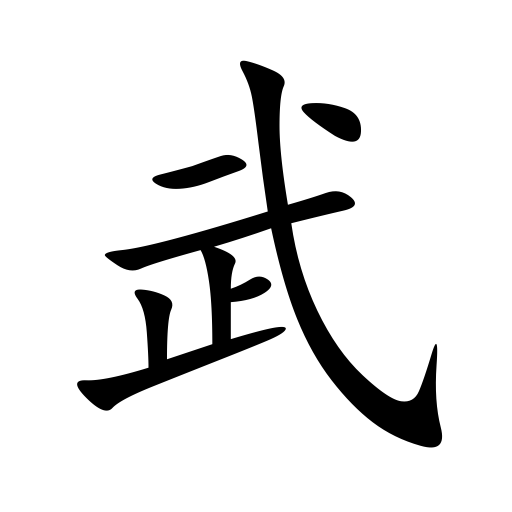
#> input picture data/raw/targets/wu_kaishu_target.png, 512 x 512 px
$ python -i image_preprocessing.py   (imports and definitions only)
#> lines starting #> are read from the running program, lines starting #| are printed output that depends on the picture; after the words box and inside, x2 and y2 are one past the last pixel; in counts of white or black regions, pixels touching at a corner belong together
from pathlib import Path
from typing import Any, Dict, Tuple

import numpy as np
from PIL import Image


DEFAULT_CANVAS_PADDING = 4
DEFAULT_CONTRAST_FLOOR = 0.08


def _as_grayscale_float(image: Any) -> np.ndarray:
    """Convert supported image inputs to a two-dimensional [0, 1] array."""
    if hasattr(image, "detach"):
        array = image.detach().cpu().numpy()
    elif isinstance(image, Image.Image):
        array = np.asarray(image.convert("L"))
    else:
        array = np.asarray(image)

    if array.ndim == 3:
        if array.shape[0] in (1, 3, 4):
            array = array[0] if array.shape[0] == 1 else array[:3].mean(axis=0)
        else:
            array = array[..., 0] if array.shape[-1] == 1 else array[..., :3].mean(axis=-1)
    if array.ndim != 2:
        raise ValueError(f"Character image must be 2-D after grayscale conversion, got {array.shape}")

    array = array.astype(np.float32, copy=False)
    if float(array.max(initial=0.0)) > 1.0:
        array = array / 255.0
    return np.clip(array, 0.0, 1.0)


def _border_pixels(array: np.ndarray) -> np.ndarray:
    if min(array.shape) < 2:
        return array.reshape(-1)
    return np.concatenate((array[0], array[-1], array[1:-1, 0], array[1:-1, -1]))


def normalize_image_polarity_with_info(
    image: Any,
    contrast_floor: float = DEFAULT_CONTRAST_FLOOR,
) -> Tuple[np.ndarray, Dict[str, Any]]:
    """Remove paper tone and return an ink-positive image plus diagnostics."""
    if not 0.0 <= contrast_floor < 1.0:
        raise ValueError("contrast_floor must satisfy 0 <= value < 1")
    array = _as_grayscale_float(image)
    border_level = float(np.median(_border_pixels(array)))
    dark_level = float(np.quantile(array, 0.02))
    bright_level = float(np.quantile(array, 0.98))
    dark_contrast = max(border_level - dark_level, 0.0)
    bright_contrast = max(bright_level - border_level, 0.0)

    if dark_contrast >= bright_contrast:
        polarity = "dark_ink_on_light_background"
        contrast = max(dark_contrast, 1e-6)
        ink = (border_level - array) / contrast
    else:
        polarity = "light_ink_on_dark_background"
        contrast = max(bright_contrast, 1e-6)
        ink = (array - border_level) / contrast

    ink = np.clip(ink, 0.0, 1.0)
    ink = np.clip((ink - contrast_floor) / max(1.0 - contrast_floor, 1e-6), 0.0, 1.0)
    info = {
        "polarity": polarity,
        "border_background_level": border_level,
        "dark_level_p02": dark_level,
        "bright_level_p98": bright_level,
        "contrast": contrast,
        "contrast_floor": float(contrast_floor),
        "normalized_background_median": float(np.median(_border_pixels(ink))),
    }
    return ink.astype(np.float32), info


def normalize_image_polarity(
    image: Any,
    contrast_floor: float = DEFAULT_CONTRAST_FLOOR,
) -> np.ndarray:
    """Convert an image to a 2-D float mask with background=0 and ink=1."""
    normalized, _ = normalize_image_polarity_with_info(image, contrast_floor=contrast_floor)
    return normalized


def _foreground_crop(
    image: np.ndarray,
    threshold: float,
) -> Tuple[np.ndarray, Tuple[int, int, int, int]]:
    foreground = image > threshold
    if not np.any(foreground):
        height, width = image.shape
        return image, (0, 0, width, height)
    ys, xs = np.nonzero(foreground)
    left, right = int(xs.min()), int(xs.max()) + 1
    top, bottom = int(ys.min()), int(ys.max()) + 1
    return image[top:bottom, left:right], (left, top, right, bottom)


def letterbox_character_image(
    image: Any,
    canvas_size: int = 128,
    padding: int = DEFAULT_CANVAS_PADDING,
    crop_foreground: bool = True,
    foreground_threshold: float = 0.05,
) -> Tuple[np.ndarray, Dict[str, Any]]:
    """Trim blank margins and place a character on the training canvas."""
    if canvas_size < 1:
        raise ValueError("canvas_size must be positive")
    if padding < 0 or padding * 2 >= canvas_size:
        raise ValueError("padding must satisfy 0 <= 2 * padding < canvas_size")

    normalized, normalization_info = normalize_image_polarity_with_info(image)
    original_height, original_width = normalized.shape
    crop_box = (0, 0, original_width, original_height)
    cropped = normalized
    if crop_foreground:
        cropped, crop_box = _foreground_crop(normalized, foreground_threshold)

    height, width = cropped.shape
    available = canvas_size - 2 * padding
    scale = min(available / max(width, 1), available / max(height, 1))
    resized_width = max(1, int(round(width * scale)))
    resized_height = max(1, int(round(height * scale)))
    resized = Image.fromarray(
        np.clip(cropped * 255.0, 0, 255).astype(np.uint8), mode="L"
    ).resize((resized_width, resized_height), Image.Resampling.BILINEAR)
    offset_x = padding + (available - resized_width) // 2
    offset_y = padding + (available - resized_height) // 2
    canvas = np.zeros((canvas_size, canvas_size), dtype=np.float32)
    canvas[
        offset_y:offset_y + resized_height,
        offset_x:offset_x + resized_width,
    ] = np.asarray(resized, dtype=np.float32) / 255.0

    transform = {
        "version": 2,
        "canvas_size": canvas_size,
        "padding": padding,
        "crop_foreground": crop_foreground,
        "foreground_threshold": foreground_threshold,
        "original_size": [original_width, original_height],
        "crop_box": list(crop_box),
        "resized_size": [resized_width, resized_height],
        "offset": [offset_x, offset_y],
        "scale": scale,
        "normalization": normalization_info,
    }
    return np.clip(canvas, 0.0, 1.0), transform


def load_character_image(
    path: str,
    canvas_size: int = 128,
    padding: int = DEFAULT_CANVAS_PADDING,
) -> Tuple[np.ndarray, Dict[str, Any]]:
#> called with path = '../data/raw/targets/wu_kaishu_target.png', canvas_size = 128, padding = 4
    image_path = Path(path)
    if not image_path.exists():
        raise FileNotFoundError(f"Character image not found: {path}")
    with Image.open(image_path) as image:
#> image is the input picture: PIL image 512x512 L; min 0, max 255, mean 228
        return letterbox_character_image(
            image.convert("L"),
            canvas_size=canvas_size,
            padding=padding,
            crop_foreground=True,
        )
#> in normalize_image_polarity_with_info, `border_level = float(np.median(_border_pixels(array)))`: border_level = 1
#> in normalize_image_polarity_with_info, `dark_level = float(np.quantile(array, 0.02))`: dark_level = 0
#> in normalize_image_polarity_with_info, `bright_level = float(np.quantile(array, 0.98))`: bright_level = 1
#> in normalize_image_polarity_with_info, `bright_contrast = max(bright_level - border_level, 0.0)`: bright_contrast = 0
#> in normalize_image_polarity_with_info, `contrast = max(dark_contrast, 1e-6)`: contrast = 1
#> in normalize_image_polarity_with_info, `ink = (border_level - array) / contrast`:
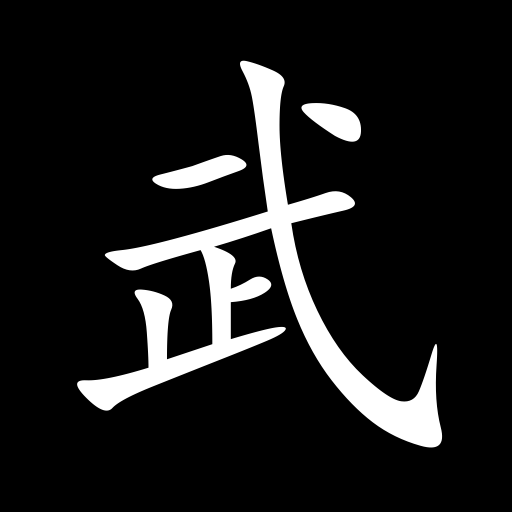
#> ink: shape (512, 512) float32; min 0, max 1, mean 0.106
#> in normalize_image_polarity_with_info, `info = { "polarity": polarity, "border_background_level": border_level..`: info = {'polarity': 'dark_ink_on_light_background', 'border_background_level': 1, 'dark_level_p02': 0, 'bright_level_p98': 1, 'contrast': 1, 'contrast_floor': 0.08, 'normalized_background_median': 0}
#> in letterbox_character_image, `normalized, normalization_info = normalize_image_polarity_with_info(im..`: normalization_info has the same summary as info in normalize_image_polarity_with_info
#> in _foreground_crop, `foreground = image > threshold`:
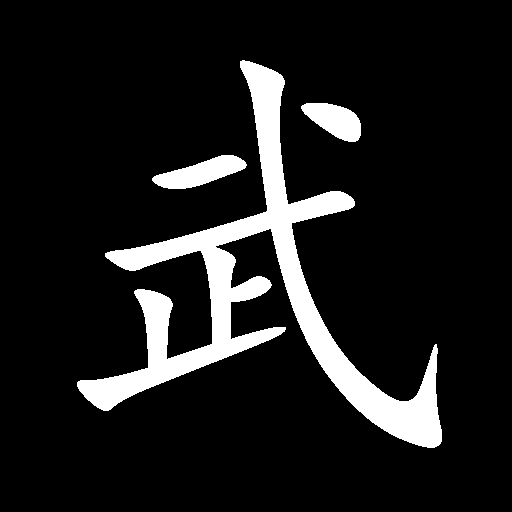
#> foreground: shape (512, 512) bool; 11% white; 3 white regions, box (x1, y1, x2, y2) and area: (77, 60, 442, 448) 25530, (152, 155, 247, 189) 1721, (301, 103, 361, 142) 1473
#> in _foreground_crop, `left, right = int(xs.min()), int(xs.max()) + 1`: left = 77; right = 442
#> in _foreground_crop, `top, bottom = int(ys.min()), int(ys.max()) + 1`: top = 60; bottom = 448
#> in letterbox_character_image, `cropped, crop_box = _foreground_crop(normalized, foreground_threshold)`:
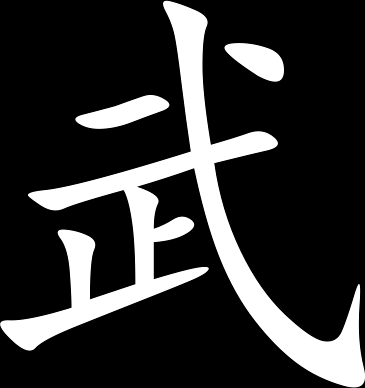
#> cropped: shape (388, 365) float32; min 0, max 1, mean 0.195
#> in letterbox_character_image, `cropped, crop_box = _foreground_crop(normalized, foreground_threshold)`: crop_box = (77, 60, 442, 448)
#> in letterbox_character_image, `resized = Image.fromarray( np.clip(cropped * 255.0, 0, 255).astype(np...`:
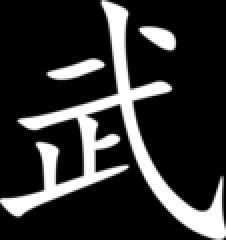
#> resized: PIL image 113x120 L (shown 2 times larger); min 0, max 255, mean 49.8
#> in letterbox_character_image, `canvas[ offset_y:offset_y + resized_height, offset_x:offset_x + resize..`:
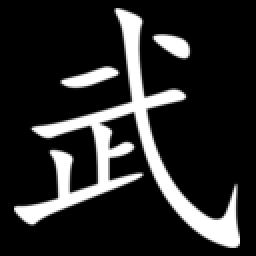
#> canvas: shape (128, 128) float32 (shown 2 times larger); min 0, max 1, mean 0.162

>>> result = load_character_image('../data/raw/targets/wu_kaishu_target.png')
